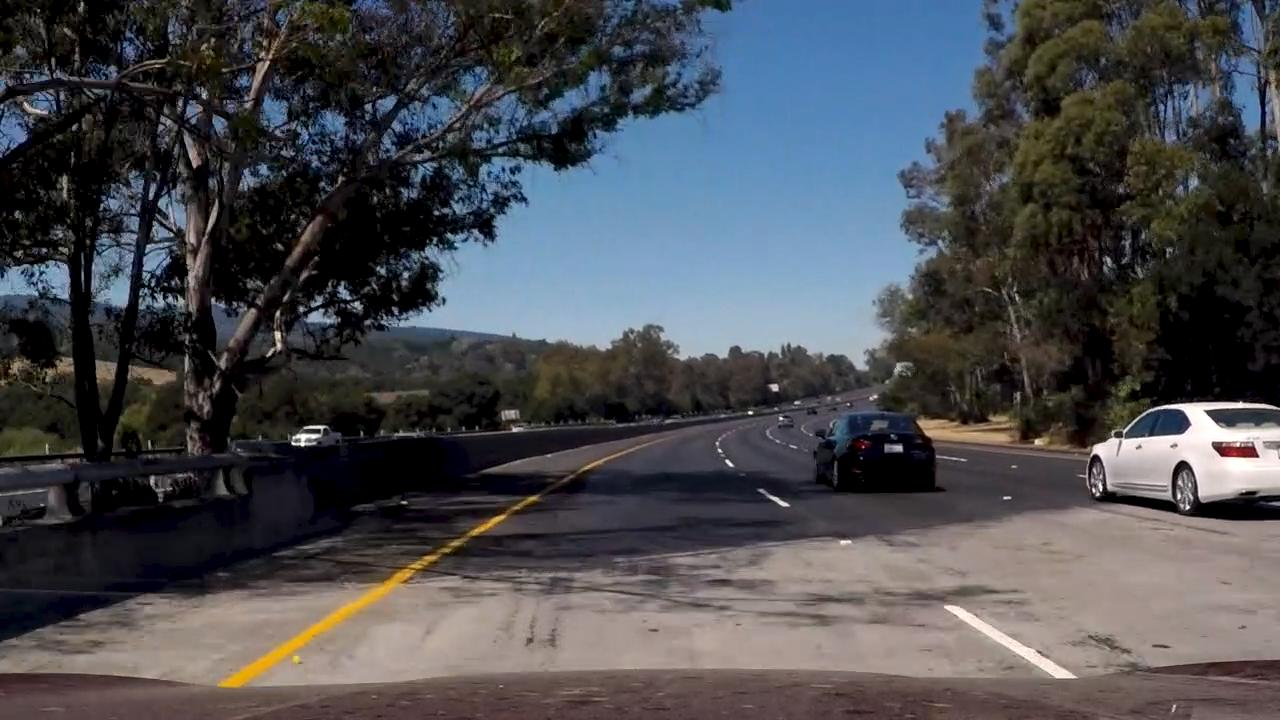
#> input picture test_images/additional_test0.jpg, 1280 x 720 px; its folder holds only this picture in this run
$ python LaneDetectionPipeline.py   (older library calls are emulated)
#> lines starting #> are read from the running program, lines starting #| are printed output that depends on the picture; after the words box and inside, x2 and y2 are one past the last pixel; in counts of white or black regions, pixels touching at a corner belong together
### src/CameraCalib.py
"""
Camera Calibration Function Class
"""
import sys, os
import numpy as np
import glob
import pickle
import cv2
import matplotlib.pyplot as plt

class CameraCalib(object):
    """
    CameraCalibration Function
    """
    def __init__(self, nx, ny):
        """
        argument nx and ny are the number of corner
        nx is the number of row, ny is the number of column
        """
        # public
        self.mtx = None
        self.dist = None
        # private
        self._objpoints = list()
        self._imgpoints = list()
        self._nx = nx
        self._ny = ny

    # [23 lines left out: function _project_img, not called in this run]


    def undist_img(self, img):
        dst = cv2.undistort(img, self.mtx, self.dist, None, self.mtx)
        return dst

    # private functions
    def project_img_file(self, file_name):
        img = cv2.imread(file_name)
        return self._project_img(img)

    # [4 lines left out: function calibrate, not called in this run]
    def undist_img_file(self, file_name):
        img = cv2.imread(file_name)
        return self.undist_img(img)

    def import_calib(self, file_name):
#> called with file_name = 'calibration_pickle.p'
        dist_pickle = pickle.load( open( file_name, "rb" ) )
#> (reads src/calibration_pickle.p from the repository)
        self.mtx = dist_pickle["mtx"]
        self.dist = dist_pickle["dist"]

    # [8 lines left out: function export_calib, not called in this run]

'''
test code
'''
# [28 lines that do not run on import are left out]


### src/SobelCollection.py
"""
Get Gradient of pixel in image.
"""

import numpy as np
import cv2
import matplotlib.pyplot as plt
import matplotlib.image as mpimg
from abc import ABCMeta, abstractmethod

# common function
def get_sobel(img, orient='x', sobel_kernel=3):
    gray = cv2.cvtColor(img, cv2.COLOR_RGB2GRAY)
    if orient == 'x':
        sobel = cv2.Sobel(gray, cv2.CV_64F, 1, 0, ksize=sobel_kernel)
    else:
        sobel = cv2.Sobel(gray, cv2.CV_64F, 0, 1, ksize=sobel_kernel)
    return sobel

class SobelBase(metaclass=ABCMeta):
    """
    Abstract class for Sobel, SobelGratitude, SobelDirection
    """
    def __init__(self, sobel_kernel=3, thresh_min=0, thresh_max=1):
        self._sobel_kernel = sobel_kernel
        self._thresh_min = thresh_min
        self._thresh_max = thresh_max

    @abstractmethod
    def _get_grad(self, img):
        pass

    def cmp_thres(self, img):
        grad = self._get_grad(img)
        binary_output = np.zeros_like(grad)
        binary_output[(grad >= self._thresh_min) & (grad <= self._thresh_max)] = 1
        return binary_output


class Sobel(SobelBase):
    def __init__(self, sobel_kernel=3, thresh_min=0, thresh_max=1, orient='x'):
        super(Sobel, self).__init__(sobel_kernel, thresh_min, thresh_max)
        self._orient = orient
    def _get_grad(self, img):
        sobel = get_sobel(img, self._orient, self._sobel_kernel)
        abs_sobel = np.absolute(sobel)
        scaled_sobel = np.uint8(255*abs_sobel/np.max(abs_sobel))
        return scaled_sobel
    # def cmp_thres is prepared.

class SobelGratitude(SobelBase):
    def __init__(self, sobel_kernel=3, thresh_min=0, thresh_max=1):
        super(SobelGratitude, self).__init__(sobel_kernel, thresh_min, thresh_max)
#> further down, img is the input picture: shape (720, 1280, 3); mean R, G, B 74.4, 75.9, 80.5

    def _get_grad(self, img):
        sobelx = get_sobel(img, 'x', self._sobel_kernel)
        sobely = get_sobel(img, 'y', self._sobel_kernel)
        power_sobelx = np.power(sobelx, 2)
        power_sobely = np.power(sobely, 2)
        abs_sobel = np.sqrt((power_sobelx + power_sobely))
        scaled_sobel = np.uint8(255*abs_sobel/np.max(abs_sobel))
        return scaled_sobel
    # def cmp_thres is prepared.

class SobelDirection(SobelBase):
    def __init__(self, sobel_kernel=3, thresh_min=0, thresh_max=1):
        super(SobelDirection, self).__init__(sobel_kernel, thresh_min, thresh_max)


    # [4 lines left out: function _get_grad, not called in this run]

    # def cmp_thres is prepared.

# [21 lines that do not run on import are left out]


### src/EdgeDetection.py
import numpy as np
import cv2
import matplotlib.pyplot as plt
import matplotlib.image as mpimg
from ColorElementCollection import AbstGray, AbstRGBElement, AbstHLSElement
from SobelCollection import Sobel, SobelGratitude, SobelDirection

class EdgeDetection(object):
    """
    Edge detection pipeline using ColorElementCollection and SobelCollection
    """
    def __init__(self):
        self._pipeline = list()

    def add_func(self, func):
        self._pipeline.append(func)

    def execute(self, img):
        ret_binary = np.zeros_like(img[:,:,0])
        if len(self._pipeline) == 0:
            return
        for idx, func in enumerate(self._pipeline):
            func_ret = func.cmp_thres(img)
            ret_binary[(ret_binary == 1) | (func_ret == 1)] = 1
#> this loop made 3 passes
#> pass 1, in get_sobel, `gray = cv2.cvtColor(img, cv2.COLOR_RGB2GRAY)`:
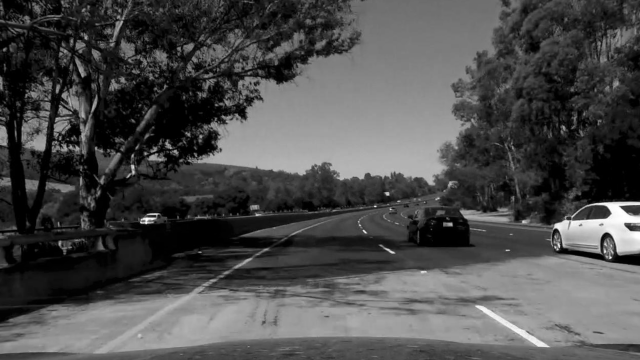
#> gray: shape (720, 1280) (shown at 1/2 size); min 0, max 255, mean 76.9
#> pass 1, in get_sobel, `sobel = cv2.Sobel(gray, cv2.CV_64F, 1, 0, ksize=sobel_kernel)`:
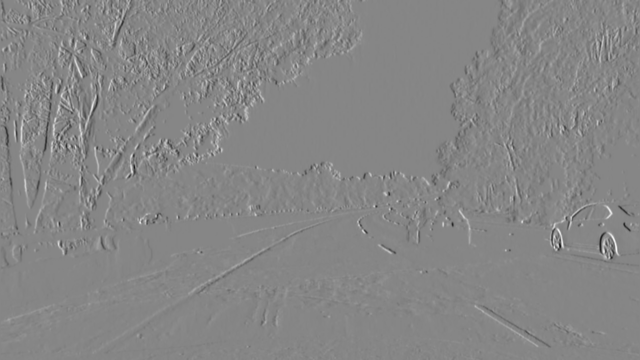
#> sobel: shape (720, 1280) float64 (shown at 1/2 size); min -120670, max 108939, mean 35.9; drawn with min black and max white
#> pass 1, in _get_grad, `abs_sobel = np.absolute(sobel)`:
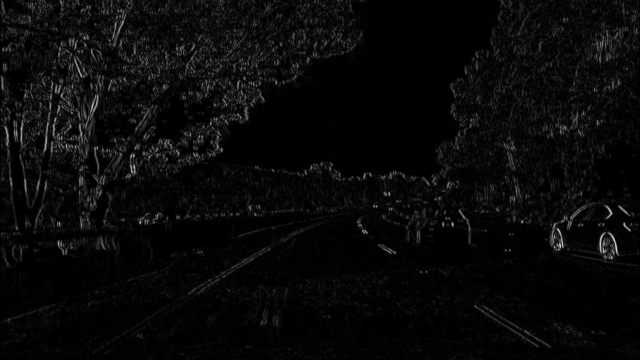
#> abs_sobel: shape (720, 1280) float64 (shown at 1/2 size); min 0, max 120670, mean 4433.5; drawn with min black and max white
#> after the loop:
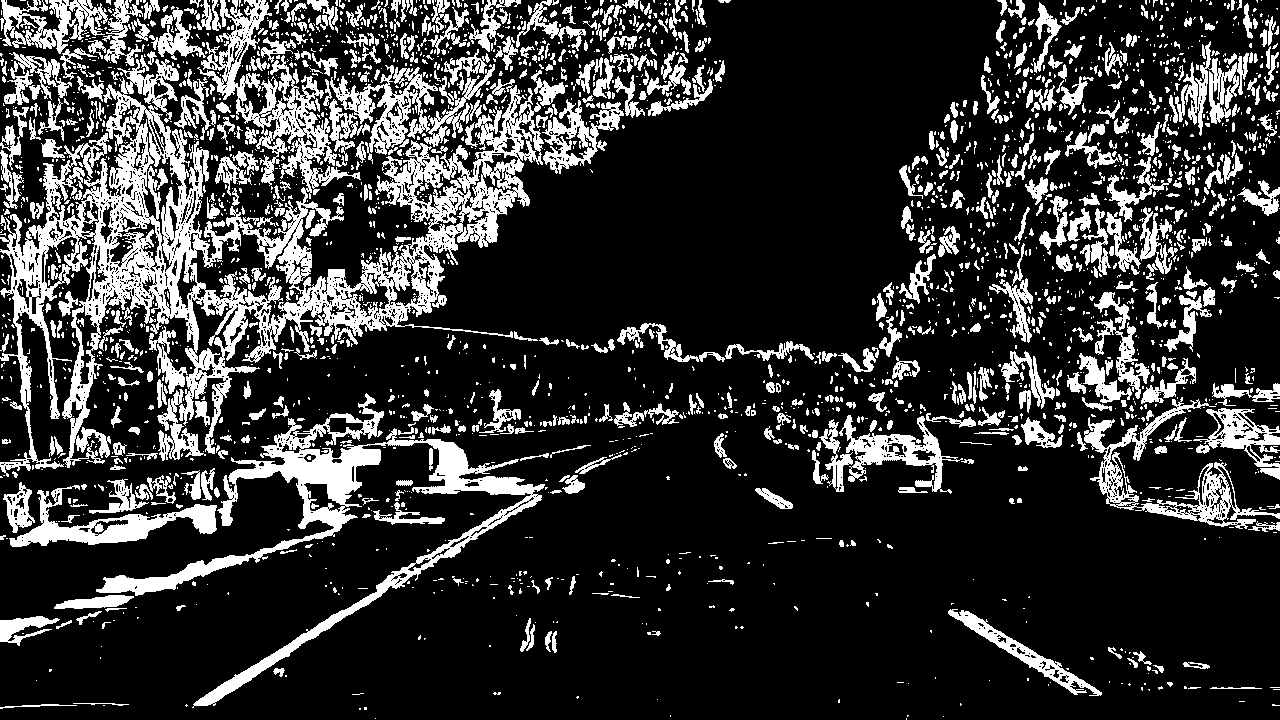
#> ret_binary: shape (720, 1280); values 0 (black) and 1 (white), 20.4% white; 2758 white regions (2032 under 20 px), largest, box (x1, y1, x2, y2) and area: (0, 0, 544, 477) 56398, (96, 393, 545, 708) 16366, (1084, 397, 1280, 529) 4684

        return ret_binary


# test code
# [28 lines that do not run on import are left out]


### src/PerspectiveTransform.py
"""
Execute perspective transformation and get warped data
"""
import cv2
import numpy as np


class PerspectiveTransform(object):
    """
    This class includes function of perspecitve trasformation
    and reversing of this function.
    """
    def __init__(self, src_range, dst_range):
        """
        argument: src_range = [[np.float*2]*4]
                  dst_range = [[np.float*2]*4]
        """
        self._src_range = src_range
        self._dst_range = dst_range

    def _warp_img(self, img, src_range, dst_range):
        img_size = (img.shape[1], img.shape[0])
        M = cv2.getPerspectiveTransform(src_range, dst_range)
        warped = cv2.warpPerspective(img, M, img_size, flags=cv2.INTER_LINEAR)
#> warped: shape (720, 1280); values 0 (black) and 1 (white), 8.1% white; 194 white regions (118 under 20 px), largest, box (x1, y1, x2, y2) and area: (0, 81, 295, 705) 44252, (302, 58, 401, 238) 8341, (1006, 190, 1076, 333) 6976
#> (the rest of the program and of its run is left out)
